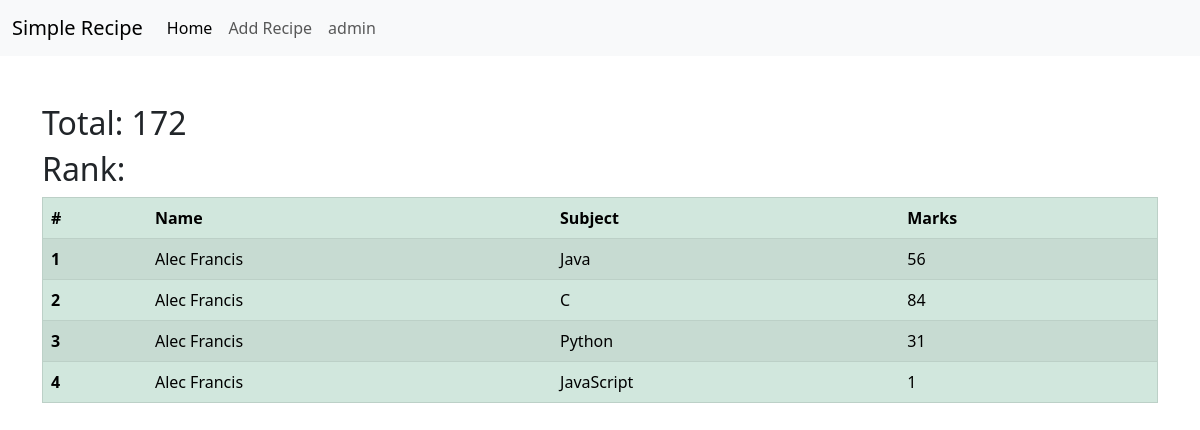
The app's page /student/marks/STD802 with its own data.
### student/models.py (models this page shows, shortened)
class SubjectMarks(models.Model):
    student = models.ForeignKey(
        Student, related_name="student_marks", on_delete=models.CASCADE)
    subject = models.ForeignKey(Subject, on_delete=models.CASCADE)
    marks = models.IntegerField(default=models.SET_NULL, null=True, blank=True)
    class Meta:
        unique_together = ['student', 'subject']

class Student(models.Model):
    srn = models.OneToOneField(StudentID, on_delete=models.CASCADE)
    dept_name = models.ForeignKey(Department, on_delete=models.CASCADE)
    name = models.CharField(max_length=30)
    email = models.EmailField(unique=True)
    age = models.IntegerField(default=18)
    address = models.TextField(blank=True, null=True)
    def __str__(self):
        return self.name
    class Meta:
        ordering = ['name']

class Subject(models.Model):
    subject_name = models.CharField(max_length=30)
    def __str__(self) -> str:
        return self.subject_name

### student/views.py (the view)
# urls.py: path('marks/<id>', marks, name='marks',)
def marks(request, id):
    student_obj = SubjectMarks.objects.filter(student__srn__srn=id)
    total = student_obj.aggregate(total=Sum('marks'))
    context = {'students': student_obj, 'total': total}
    return render(request, 'student/marks.html', context)

### templates/student/marks.html (shortened to what this page needs)
{% extends 'index.html' %}
{% block content %}
<div class="container mt-5">
  <h2>Total: {{total.total}}</h2>
  <h2>Rank: </h2>
    <table border="1px" class="table table-striped table-success ">
        <thead>
          <tr>
            <th scope="col">#</th>
            <th scope="col">Name</th>
            <th scope="col">Subject</th>
            <th scope="col">Marks</th>
            </tr>
        </thead>
        <tbody>
            {% for student in students %}
          <tr>
            <th scope="row">{{forloop.counter}}</th>
            <td>{{student.student}}</td>
            <td>{{student.subject}}</td>
            <td>{{student.marks}}</td>
          </tr>
            {% endfor %}
        </tbody>
    </table>
{% endblock %}

### records on screen
SubjectMarks: student "Alec Francis", subject "Java", marks "56"
SubjectMarks: student "Alec Francis", subject "C", marks "84"
SubjectMarks: student "Alec Francis", subject "Python", marks "31"
SubjectMarks: student "Alec Francis", subject "JavaScript", marks "1"

### other values on screen
{{ total.total }} "172"
